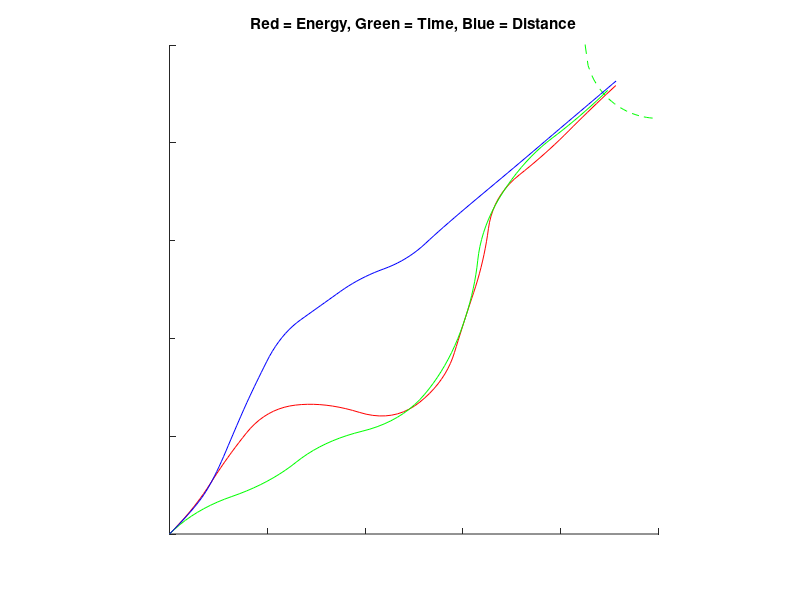

Here is the MATLAB script that generated this plot: (Note: this script raises an error after producing the figure.)
function [td tt te] = compare_of()


%compare three different optimization functions
% rng(59);
% n_obs = 55; %number of static obstacles
% obs = rand(n_obs,2)*90+5; %obstacle locations
% rng(4); %for partially random obstacle size
% obs_rad = 3 +  rand(n_obs,1)*3; %obstacle radius
%-------------------------------------------%
%close all;
%import data
path_e = importdata('path_e.txt');
start_e = importdata('start_e.txt');
path_t = importdata('path_t.txt');
start_t = importdata('start_t.txt');
path_d = importdata('path_d.txt');
start_d = importdata('start_d.txt');


global n_obs obs obs_rad uav_finite_size uav_ws delta_t;


hold on

%tick labels
set(gca,'XTickLabel','')
set(gca,'YTickLabel','')

%plot landing area
cx = 50;
lr = 15;
xf = [100, 100];

cs = 2*lr/cx;
x = xf(1) - lr : cs : xf(1)+ lr;
y =  (lr^2 - (x - xf(1)).^2).^0.5 + xf(2); %top part of circle
y1 = -(lr^2 - (x - xf(1)).^2).^0.5 + xf(2); %bottom part of circle

plot(x,y,'g--');
plot(x,y1,'g--');

%square axes
axis square

for j = 1 : 3
    
    if j == 1
        Path_bez = path_e;
        path_start = start_e;
    elseif j == 2
        Path_bez = path_t;
        path_start = start_t;
    else
        Path_bez = path_d;
        path_start = start_d;
    end
    
    %plot(Path_bez(:,1),Path_bez(:,2),'Color',[0, 0.5, 0]); %plots path of UAV
    
    if uav_finite_size == 1
        for i = 1 : length(path_start)
            x = path_start(i,1) - uav_ws : 0.05 : path_start(i,1)+ uav_ws;
            y =  (uav_ws^2 - (x - path_start(i,1)).^2).^0.5 + path_start(i,2); %top part of circle
            y1 = -(uav_ws^2 - (x - path_start(i,1)).^2).^0.5 + path_start(i,2); %bottom part of circle
            
            if j == 1
                
                plot(x,y,'r');
                plot(x,y1,'r');
            elseif j == 2
                
                plot(x,y,'g');
                plot(x,y1,'g');
            else
                
                plot(x,y,'b');
                plot(x,y1,'b');
            end
        end
    end
    
    if j == 1
        plot(Path_bez(:,1),Path_bez(:,2),'r'); %
        
    elseif j == 2
        plot(Path_bez(:,1),Path_bez(:,2),'g'); %g
        
    else
        plot(Path_bez(:,1),Path_bez(:,2),'b'); %y
        
    end
    
end

%plot static obstacles
for i = 1 : n_obs
    
   
    plot(obs(i,1),obs(i,2),'xk'); % staic obstacles' centers
    cs = 2*obs_rad(i)/cx;
    x = obs(i,1) - obs_rad(i) : cs : obs(i,1)+ obs_rad(i);
    y =  (obs_rad(i)^2 - (x - obs(i,1)).^2).^0.5 + obs(i,2); %top part of circle
    y1 = -(obs_rad(i)^2 - (x - obs(i,1)).^2).^0.5 + obs(i,2); %bottom part of circle
    
    plot(x,y,'k');
    plot(x,y1,'k');
end
xlim([0 100])
ylim([0 100])

title('Red = Energy, Green = Time, Blue = Distance');

hold off;

% Comparisons [ energy, time, distance ] 

%compare total distance traveled by UAV
td = zeros(3,1);
td(1) = evaluate_solution(path_e);
td(2) = evaluate_solution(path_t);
td(3) = evaluate_solution(path_d);

%compare time elapsed for each path
delta_time = 0.5*delta_t;

tt = zeros(3,1);
tt(1) = delta_time*length(path_e);
tt(2) = delta_time*length(path_t);
tt(3) = delta_time*length(path_d);

%compare average energy use
V = zeros(3,1);
eta = zeros(3,1);

for i = 1 : 3
   V(i) = td(i)/tt(i);
   
   eta(i) = calc_eff(V(i));
end

%parameter values
rho = 1.225; %air density
f = .2;   %equivalent parasite area
W = 10.0; %weight of aircraft
b = .2;   %span
e = 0.9; %Oswald's efficiency factor


%Defined in paper (2nd column, page 2)
A = rho*f/(2*W);
B = 2*W/(rho*b^2*pi*e);

%calculate l_d
for i = 1 : length(V)
    
    d_l(i) = A*V(i)^2 + B/V(i)^2; % we want to maximize l_d, or minimize d_l
    
    l_d(i) = d_l(i)^(-1);
    
end

%calculate energy use
te = zeros(3,1);

te(1) = d_l(1)*td(1)/eta(1);
te(2) = d_l(2)*td(2)/eta(2);
te(3) = d_l(3)*td(3)/eta(3);

end
